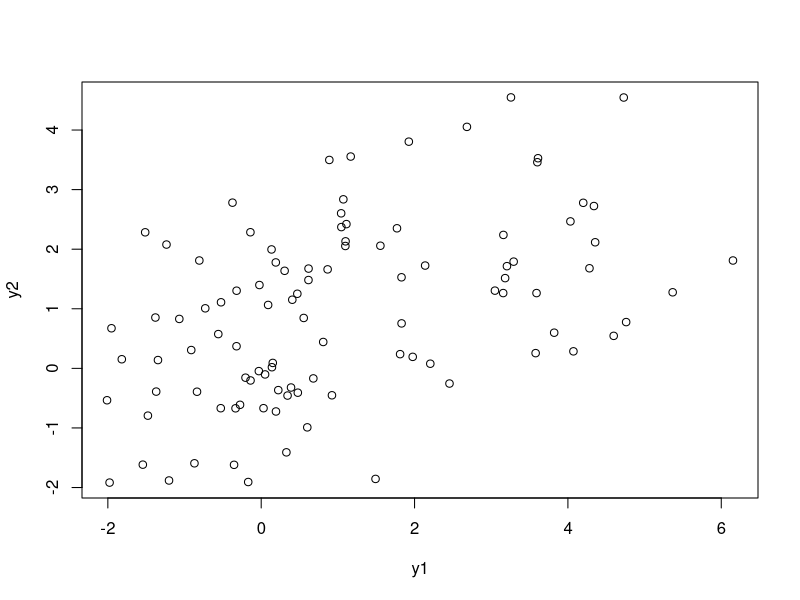

Write the R code that produced this figure.

install.packages("lmtest")
library(lmtest)

## generate a regressor
x <- rep(c(-1,1), 50)
## generate heteroskedastic and homoskedastic disturbances
err1 <- rnorm(100, sd=rep(c(1,2), 50))
err2 <- rnorm(100)
## generate a linear relationship
y1 <- 1 + x + err1
y2 <- 1 + x + err2

plot(y1,y2)
## perform Breusch-Pagan test
bptest(y1 ~ x)
bptest(y2 ~ x)